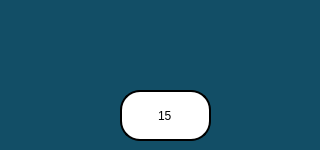
    <widget class="QWidget" name="tab_42">
     <property name="styleSheet">
      <string notr="true">
background-color: rgb(18, 78, 102);


</string>
     </property>
     <attribute name="title">
      <string>Tab 1</string>
     </attribute>
     <widget class="QLineEdit" name="lineEdit_75">
      <property name="geometry">
       <rect>
        <x>120</x>
        <y>90</y>
        <width>91</width>
        <height>51</height>
       </rect>
      </property>
      <property name="styleSheet">
       <string notr="true">font:25pt &quot;Ubuntu&quot;;
background-color: rgb(255,255,255);
border-radius:20px;
border:2px solid black;</string>
      </property>
      <property name="text">
       <string>15</string>
      </property>
      <property name="alignment">
       <set>Qt::AlignCenter</set>
      </property>
     </widget>
     <widget class="QPushButton" name="pulseup_but">
      <property name="geometry">
       <rect>
        <x>20</x>
        <y>80</y>
        <width>71</width>
        <height>61</height>
       </rect>
      </property>
      <property name="styleSheet">
       <string notr="true">image: url(:/images/up2.png);
background-color:transparent;
border:none;</string>
      </property>
      <property name="text">
       <string/>
      </property>
     </widget>
     <widget class="QPushButton" name="pulsedown_but">
      <property name="geometry">
       <rect>
        <x>240</x>
        <y>80</y>
        <width>71</width>
        <height>61</height>
       </rect>
      </property>
      <property name="styleSheet">
       <string notr="true">image: url(:/images/d2.png);
background-color:transparent;
border:none;</string>
      </property>
      <property name="text">
       <string/>
      </property>
     </widget>
    </widget>
